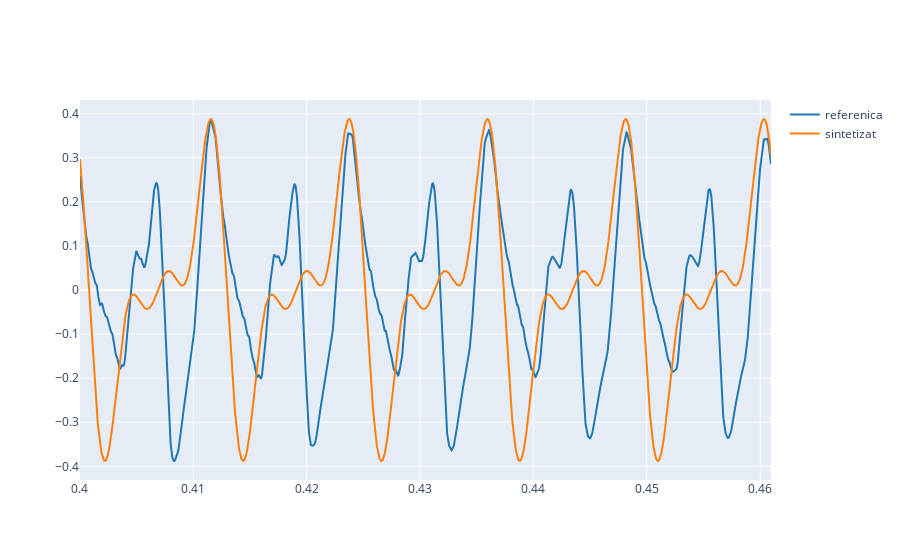

The cell this chart's notebook holds for it:
### Markdown cell above
3.2. Now, define a harmonic signal, `y` whose fundamental frequency is the defined in Lab 1. Go step by step adding a new harmonic in each step. Plot both signals (the reference and the synthesized) and try to reproduce the shape of the reference signal.

**Note 1**: in order to have a similar shape, we need to select the amplitudes and phases carefully. One way to do this is to define the harmonic signal as follows:

$$y(t) = \sum_{k=1}^K A_k\cos\left(2\pi kf_0 t + k \phi - (k-1)\pi/2 \right), $$

where $K$ is the number of harmonics, $f_0$ is the fundamental frequency, $A_k$ is the amplitude (weight) of each harmonic and $\phi$ is the phase of the signal (defined in Lab1 Ex 2.4).

**Note 2**:
Define the $A_k$ values relative to the fundamental frequency. This means to define $A_1=1$ and the others less than 1. You can use Audacity to plot the spectrum of the fragment selected of the reference audio and measure the relative amplitudes of the harmonics.

**Note 3**: Normalize the amplitude of the signal by the same amplitude of the reference. For instance, if the amplitude of the reference signal is 0.33, you can normalize the syntesized signal by first dividing by its maximum and then multiplyng by 0.33:

```
y = 0.33 * y / np.amax(y)
```

### Code cell
f0 = 82
T = 1/f0

t = np.arange(0, 0.4 + 5*T, 1/fs)

K = 3
A = [0.6, 0.56, 0.32]   
y = np.zeros_like(t)

for k in range(1, K+1):
    y += A[k-1] * np.cos(2*np.pi*k*f0*(t-0.0024) + k*phi - (k-1)*np.pi/2)

t0, t1 = 0.4, 0.4 + 5*(1/f0)
i0, i1 = int(t0*fs), int(t1*fs)
amp_ref = np.max(np.abs(ref[i0:i1]))
y = amp_ref * y / np.max(np.abs(y))

plot_signals([ref, y], fs, 0.4, 0.4 + 5*T, name=['referenica', 'sintetizat'], mode='lines')

### Figure 1 — Plotly figure (JSON) as saved in the notebook; plotly's stock layout.template omitted (floating-point values rounded to 4 significant figures; data arrays with more than 128 entries replaced by an {"elided": "..."} marker saying what was removed)
{"data": [{"line": {"color": "#1f77b4", "shape": "linear"}, "mode": "lines", "name": "referenica", "type": "scatter", "x": {"elided": "2689 float values"}, "y": {"elided": "2689 float values"}}, {"line": {"color": "#ff7f0e", "shape": "linear"}, "mode": "lines", "name": "sintetizat", "type": "scatter", "x": {"elided": "2689 float values"}, "y": {"elided": "2689 float values"}}], "layout": {}}
